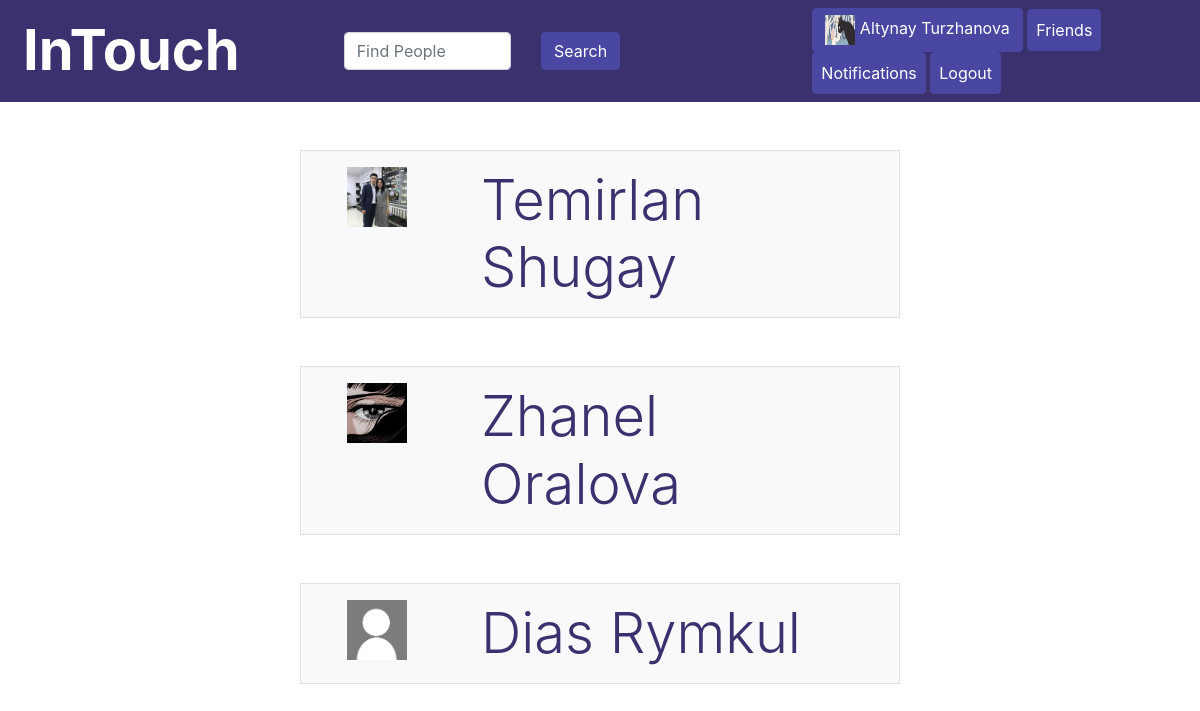
Screenshot of /friends.php (signed in) with the database file from the repository.
### tables this page shows
CREATE TABLE `user` (
  `id` int(11) NOT NULL,
  `name` varchar(15) NOT NULL,
  `surname` varchar(20) NOT NULL,
  `email` varchar(30) NOT NULL,
  `bdate` date NOT NULL,
  `profile_photo` varchar(150) NOT NULL DEFAULT 'images/default.jpg',
  `gender` varchar(1) NOT NULL,
  `pass` varchar(100) NOT NULL
);

### Helpers/FriendManager.php (called while the page is built, shortened)
<?php
class FriendManager
{
    public static function GetFriends($db, $id)
    {
        try {
            $sql1 = "select receiver_id id from friend where sender_id = $id";
            $sql2 = "select sender_id id from friend where receiver_id = $id";
            $friends = array_merge($db->query($sql1, PDO::FETCH_ASSOC)->fetchAll() , $db->query($sql2, PDO::FETCH_ASSOC)->fetchAll());
            $friendList = "(";
            foreach($friends as $friend)
            {
                $friendList .= $friend["id"] . ',';
            }
            $friendList .= '0)';
            $sql = "select * from user where id in $friendList";
            return ($db->query($sql, PDO::FETCH_ASSOC)->fetchAll());
        } catch (Exception $ex) {
            return array();
        }
    }
}

### friends.php (the view, shortened to what this page needs)
<!DOCTYPE html>
<?php
    require_once './Helpers/FriendManager.php';
    require_once './Helpers/_db.php';
    $friends = FriendManager::GetFriends($db, $_SESSION["user"]["id"]);
?>
<html>
    <head>
        <link href="css/bootstrap-grid.css" rel="stylesheet" type="text/css"/>
        <link href="css/bootstrap.css" rel="stylesheet" type="text/css"/>
</head>
<body>
<div class="container-fluid">
    <?php require("./Helpers/_header.php"); ?>
    <?php
        foreach($friends as $user)
        {
            echo '<div class="row justify-content-center">';
            echo '<div class="col-6 mt-lg-5 bg-light border">';
            echo '<a href="profile.php?id='. $user["id"] .'">';
            echo '<div class="row m-3">';
            echo '<div class="col-3">';
            echo '<img src="'. $user["profile_photo"] .'" class="photo"/>';
            echo '</div><div class="col text-left display-4 text-primary">'. $user["name"] . ' ' . $user["surname"];
            echo '</div></div></a></div></div>';
        }
    ?>
</div>
</body>
</html>

### Helpers/_header.php
<?php
    echo '<div class="row justify-content-between p-2 bg-primary text-white align-items-center">
                  <a href="./main.php">
                <div class="col-4 text-right font-weight-bold display-4 text-white">
                    InTouch
                </div>
                  </a>
                <div class="col-4">
                    <form action="searchPeople.php" method="POST">
                        <div class="row">
                            <div class="col">
                                <input type="text" class="form-control" name="fullname" placeholder="Find People">
                            </div>
                            <div class="col">
                                <input type="submit" name="btnSearch" value="Search" class="btn btn-info">
                            </div>
                        </div>
                    </form>
                </div>
                <div class="col-4 h-100">
                    <a href="profile.php">
                        <div class="btn btn-info"><img class="miniphoto" src="'. $_SESSION["user"]["profile_photo"] .'"> '. $_SESSION["user"]["name"] . " " . $_SESSION["user"]["surname"] .'</div>
                    </a>
                    <a href="friends.php">
                        <div class="btn btn-info p-2">Friends</div>
                    </a>
                    <a href="notification.php">
                        <div class="btn btn-info p-2">Notifications</div>
                    </a>
                    <a href="./Helpers/_logout.php">
                        <div class="btn btn-info p-2">Logout</div>
                    </a>
                </div>
            </div>';

### friends.php (style rules this page uses)
.photo { width:60px; height:60px; }
.miniphoto { width:30px; height:30px; }

### rows the page displays
user: profile_photo (picture), name "Temirlan", surname "Shugay"
user: profile_photo (picture), name "Zhanel", surname "Oralova"
user: profile_photo (placeholder picture), name "Dias", surname "Rymkul"

### other values shown
$_SESSION["user"]["name"] "Altynay"
$_SESSION["user"]["surname"] "Turzhanova"
